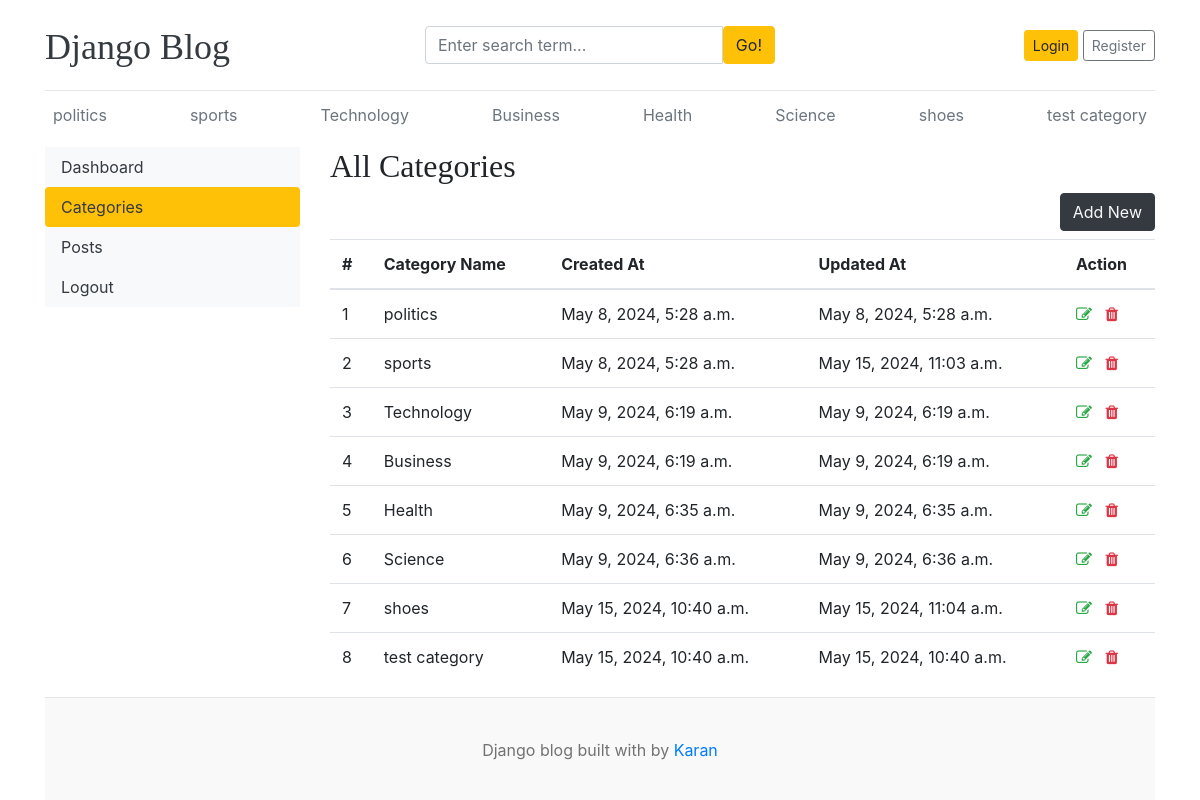
/dashboard/categories/, run on the app's committed database.
### blogs/models.py (models this page shows)
class Category(models.Model):
    category_name = models.CharField(max_length=50, unique=True)
    created_at = models.DateTimeField(auto_now_add=True)
    updated_at = models.DateTimeField(auto_now=True)
    class Meta:
        verbose_name_plural = 'categories'
    def __str__(self):
        return self.category_name

### dashboards/views.py (the view)
# urls.py: path('categories/', views.categories, name='categories'),
def categories(request):
    return render(request, 'dashboard/categories.html')

### blogs/context_processors.py (called while the page is built)
def get_categories(request):
    categories = Category.objects.all()
    return dict(categories=categories)

def get_social_links(request):
    social_links = SocialLink.objects.all()
    return dict(social_links=social_links)

### templates/dashboard/categories.html (shortened to what this page needs)
{% extends "base.html" %}
{% block content %}
<div class="row">
    {% include "dashboard/sidebar.html" %}
    <div class="col-md-9">
        <h2>All Categories</h2>
        <a href="{% url 'add_category' %}" class="btn btn-dark text-light float-right mb-2">Add New</a>
        <table class="table table-hover">
            <thead>
              <tr>
                <th>#</th>
                <th>Category Name</th>
                <th>Created At</th>
                <th>Updated At</th>
                <th>Action</th>
              </tr>
            </thead>
            <tbody>
            {% for cat in categories %}
              <tr>
                <td>{{forloop.counter}}</td>
                <td>{{cat}}</td>
                <td>{{cat.created_at}}</td>
                <td>{{cat.updated_at}}</td>
                <td>
                    <a href="{% url 'edit_category' cat.id %}"><i class="fa fa-edit text-success"></i></a>
                    <a href="{% url 'delete_category' cat.id %}"><i class="fa fa-trash text-danger"></i></a>
                </td>
              </tr>
            {% endfor %}
            </tbody>
          </table>
    </div>
</div>
{% endblock %}

### templates/base.html (shortened to what this page needs)
{% load static %}
<!DOCTYPE html>
<html lang="en">
<head>
    <link href="https://getbootstrap.com/docs/4.0/dist/css/bootstrap.min.css" rel="stylesheet">
    <link href="{% static 'css/blog.css' %}" rel="stylesheet">
    <link rel="stylesheet" href="https://cdnjs.cloudflare.com/ajax/libs/font-awesome/4.7.0/css/font-awesome.min.css">
  </head>
<body>
    <div class="container">
      <header class="blog-header py-3">
        <div class="row flex-nowrap justify-content-between align-items-center">
          <div class="col-4 pt-1">
            <a class="blog-header-logo text-dark" href="/">Django Blog</a>
          </div>
          <div class="col-4">
            <form action="{% url 'search' %}" method="GET">
              <div class="input-group">
                <input class="form-control" type="text" name="keyword" value="{{keyword}}" placeholder="Enter search term..." aria-label="Enter search term..." aria-describedby="button-search" />
                <button type="submit" class="btn btn-warning" id="button-search" type="button">Go!</button>
              </div>
            </form>
          </div>
          <div class="col-4 d-flex justify-content-end align-items-center">
            {% if not user.is_authenticated %}
            <a class="btn btn-sm btn-warning" href="{% url 'login' %}">Login</a> &nbsp;
            <a class="btn btn-sm btn-outline-secondary" href="{% url 'register' %}">Register</a>
            {% else %}
            <span><a href="{% url 'dashboard' %}">Dashboard</a></span>&emsp;
            <span><a href="{% url 'logout' %}">Logout</a></span>
            {% endif %}
          </div>
        </div>
      </header>
      <div class="nav-scroller py-1 mb-2">
        <nav class="nav d-flex justify-content-between">
          {% for cat in categories %}
          <a class="p-2 text-muted" href="{% url 'posts_by_category' cat.id %}">{{cat.category_name}}</a>
          {% endfor %}
        </nav>
      </div>
{% block content %}
{% endblock  %}
      <footer class="blog-footer">
        <p class="text-center">Django blog built with  by <a href="#">Karan</a></p>
      </footer>
      </body>
      </html>

### blog_main/static/css/blog.css (style rules this page uses)
.blog-header { border-bottom: 1px solid #e5e5e5; }
.blog-header-logo { font-family: "Playfair Display", Georgia, "Times New Roman", serif; font-size: 2.25rem; }
h1, h2, h3, h4, h5, h6 { font-family: "Playfair Display", Georgia, "Times New Roman", serif; }
.blog-footer { padding: 2.5rem 0; color: #727272; text-align: center; background-color: #f9f9f9; border-top: .05rem solid #e5e5e5; }
.blog-footer p:last-child { margin-bottom: 0; }

### data on the page
Category: category_name "politics", created_at "May 8, 2024, 5:28 a.m.", updated_at "May 8, 2024, 5:28 a.m."
Category: category_name "sports", created_at "May 8, 2024, 5:28 a.m.", updated_at "May 15, 2024, 11:03 a.m."
Category: category_name "Technology", created_at "May 9, 2024, 6:19 a.m.", updated_at "May 9, 2024, 6:19 a.m."
Category: category_name "Business", created_at "May 9, 2024, 6:19 a.m.", updated_at "May 9, 2024, 6:19 a.m."
Category: category_name "Health", created_at "May 9, 2024, 6:35 a.m.", updated_at "May 9, 2024, 6:35 a.m."
Category: category_name "Science", created_at "May 9, 2024, 6:36 a.m.", updated_at "May 9, 2024, 6:36 a.m."
Category: category_name "shoes", created_at "May 15, 2024, 10:40 a.m.", updated_at "May 15, 2024, 11:04 a.m."
Category: category_name "test category", created_at "May 15, 2024, 10:40 a.m.", updated_at "May 15, 2024, 10:40 a.m."
